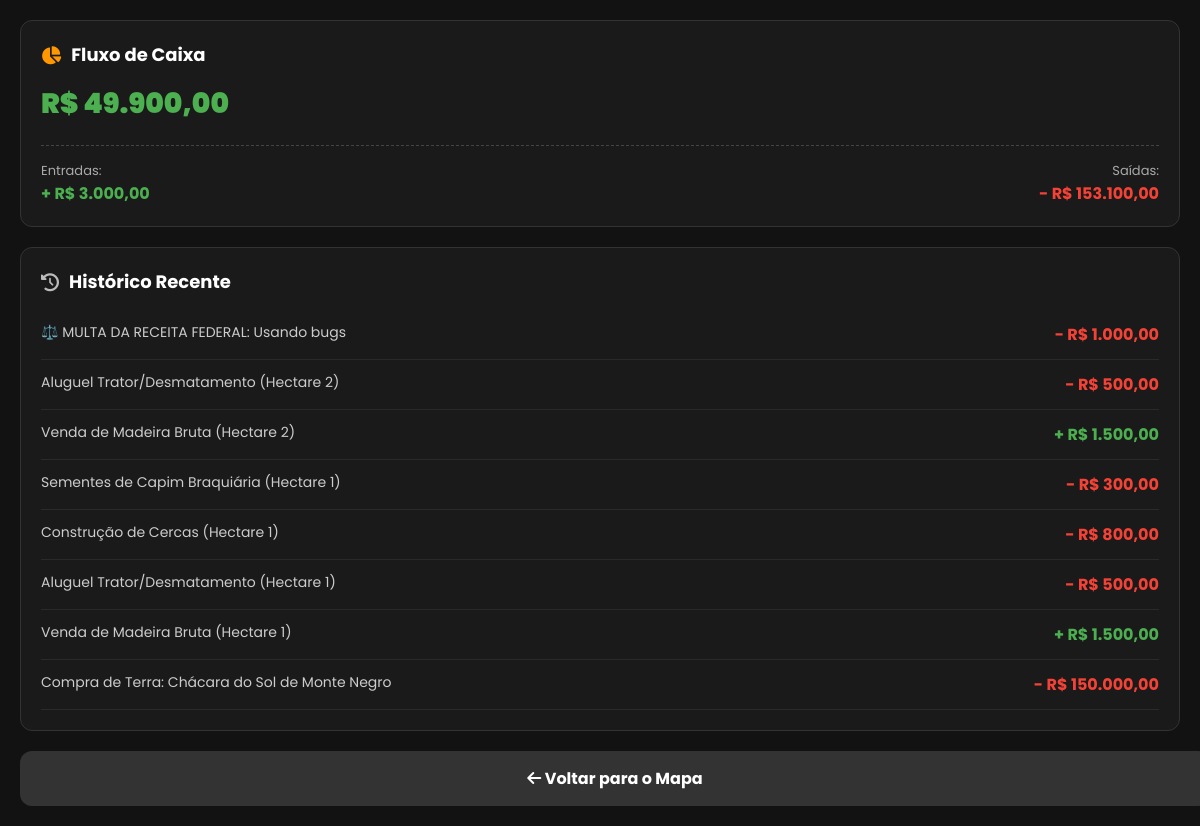
Page /financeiro (signed in) on the committed database.
### database.py (models this page shows, shortened)
class Jogador(db.Model):
    __tablename__ = 'jogadores'
    id = db.Column(db.Integer, primary_key=True)
    username = db.Column(db.String(50), unique=True, nullable=False)
    email = db.Column(db.String(120), nullable=True)
    senha_hash = db.Column(db.String(128), nullable=False)
    saldo = db.Column(db.Float, default=1000.0)
    nivel = db.Column(db.Integer, default=1)
    xp = db.Column(db.Integer, default=0)
    energia_atual = db.Column(db.Integer, default=100)
    hab_agricultura = db.Column(db.Integer, default=1)
    hab_pecuaria = db.Column(db.Integer, default=1)
    reputacao = db.Column(db.Integer, default=50)
    hora = db.Column(db.Integer, default=6)
    dia = db.Column(db.Integer, default=1)
    mes = db.Column(db.Integer, default=1)
    ano = db.Column(db.Integer, default=2026)
    is_admin = db.Column(db.Boolean, default=False)
    ultima_acao = db.Column(db.DateTime, default=datetime.utcnow)
    propriedades = db.relationship('Propriedade', backref='dono', lazy=True)
    emprestimos = db.relationship('Emprestimo', backref='devedor', lazy=True)
    contratos = db.relationship('Contrato', backref='contratado', lazy=True)

class Transacao(db.Model):
    __tablename__ = 'transacoes'
    id = db.Column(db.Integer, primary_key=True)
    jogador_id = db.Column(db.Integer, db.ForeignKey('jogadores.id'), nullable=False)
    tipo = db.Column(db.String(10), nullable=False)
    valor = db.Column(db.Float, nullable=False)
    descricao = db.Column(db.String(255), nullable=False)
    data = db.Column(db.DateTime, default=datetime.utcnow)
    jogador = db.relationship('Jogador', backref=db.backref('transacoes', lazy=True))

### logica/economia.py (the view)
@economia_bp.route('/financeiro')
def financeiro():
    if 'usuario' not in session:
        return redirect(url_for('login'))
    usuario = Jogador.query.filter_by(username=session['usuario']).first()
    if not usuario:
        return redirect(url_for('login'))
    historico = Transacao.query.filter_by(jogador_id=usuario.id).order_by(Transacao.data.desc()).limit(20).all()
    todas_transacoes = Transacao.query.filter_by(jogador_id=usuario.id).all()
    entradas = sum(t.valor for t in todas_transacoes if t.tipo == 'entrada')
    saidas = sum(t.valor for t in todas_transacoes if t.tipo == 'saida')
    return render_template(
        'financeiro.html',
        user=usuario,
        entradas=entradas,
        saidas=saidas,
        saldo=usuario.saldo,
        historico=historico
    )

### templates/financeiro.html (shortened to what this page needs)
<!DOCTYPE html>
<html lang="pt-BR">
<head>
    <link rel="stylesheet" href="https://cdnjs.cloudflare.com/ajax/libs/font-awesome/6.4.0/css/all.min.css">
</head>
<body>
    <div class="card">
        <div class="card-header"><i class="fas fa-chart-pie" style="color: #ff9800;"></i> Fluxo de Caixa</div>
        <div class="saldo-total">R$ {{ "{:,.2f}".format(saldo).replace(',','v').replace('.',',').replace('v','.') }}</div>
        <div class="fluxo-container">
            <div>
                <div style="color: #aaa; font-size: 13px;">Entradas:</div>
                <div class="entrada-texto">+ R$ {{ "{:,.2f}".format(entradas).replace(',','v').replace('.',',').replace('v','.') }}</div>
            </div>
            <div style="text-align: right;">
                <div style="color: #aaa; font-size: 13px;">Saídas:</div>
                <div class="saida-texto">- R$ {{ "{:,.2f}".format(saidas).replace(',','v').replace('.',',').replace('v','.') }}</div>
            </div>
        </div>
    </div>
    <div class="card">
        <div class="card-header"><i class="fas fa-history" style="color: #bbb;"></i> Histórico Recente</div>
        {% if not historico %}
            <p style="color: #777; font-style: italic; text-align: center; margin: 20px 0;">Nenhuma transação registrada ainda.</p>
        {% else %}
            {% for t in historico %}
                <div class="transacao-item">
                    <span style="color: #ccc;">{{ t.descricao }}</span>
                    {% if t.tipo == 'entrada' %}
                        <b class="entrada-texto">+ R$ {{ "{:,.2f}".format(t.valor).replace(',','v').replace('.',',').replace('v','.') }}</b>
                    {% else %}
                        <b class="saida-texto">- R$ {{ "{:,.2f}".format(t.valor).replace(',','v').replace('.',',').replace('v','.') }}</b>
                    {% endif %}
                </div>
            {% endfor %}
        {% endif %}
    </div>
    <a href="/mapa" class="btn-voltar"><i class="fas fa-arrow-left"></i> Voltar para o Mapa</a>
</body>
</html>

### templates/financeiro.html (style rules this page uses)
body { font-family: 'Poppins', sans-serif; background-color: #121212; color: #fff; margin: 0; padding: 20px; }
.card { background: #1a1a1a; border-radius: 12px; padding: 20px; border: 1px solid #333; margin-bottom: 20px; }
.card-header { font-size: 18px; font-weight: bold; margin-bottom: 15px; display: flex; align-items: center; gap: 10px; }
.saldo-total { font-size: 28px; font-weight: 900; color: #4caf50; margin-bottom: 20px; }
.fluxo-container { display: flex; justify-content: space-between; border-top: 1px dashed #444; padding-top: 15px; }
.entrada-texto { color: #4caf50; font-weight: bold; font-size: 16px; }
.saida-texto { color: #f44336; font-weight: bold; font-size: 16px; }
.transacao-item { display: flex; justify-content: space-between; padding: 12px 0; border-bottom: 1px solid #2a2a2a; font-size: 14px; }
.btn-voltar { display: block; width: 100%; padding: 15px; background: #333; color: #fff; text-align: center; text-decoration: none; border-radius: 12px; font-weight: bold; margin-top: 10px; }

### rows in the picture
Jogador: saldo "49.900,00"
Transacao: descricao "⚖️ MULTA DA RECEITA FEDERAL: Usando bugs", valor "1.000,00"
Transacao: descricao "Aluguel Trator/Desmatamento (Hectare 2)", valor "500,00"
Transacao: descricao "Venda de Madeira Bruta (Hectare 2)", valor "1.500,00"
Transacao: descricao "Sementes de Capim Braquiária (Hectare 1)", valor "300,00"
Transacao: descricao "Construção de Cercas (Hectare 1)", valor "800,00"
Transacao: descricao "Aluguel Trator/Desmatamento (Hectare 1)", valor "500,00"
Transacao: descricao "Venda de Madeira Bruta (Hectare 1)", valor "1.500,00"
Transacao: descricao "Compra de Terra: Chácara do Sol de Monte Negro", valor "150.000,00"
